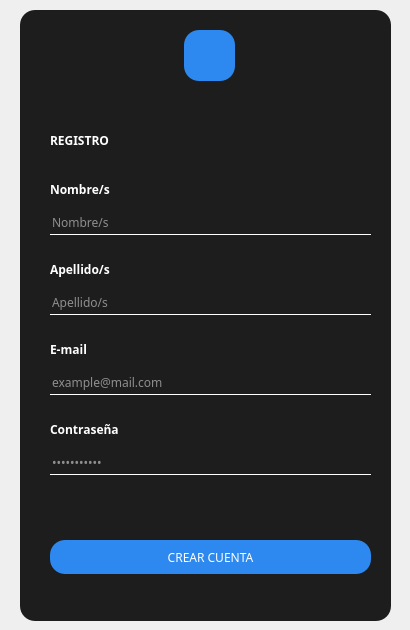
<?xml version="1.0" encoding="UTF-8"?>
<ui version="4.0">
 <class>Register</class>
 <widget class="QMainWindow" name="Register">
  <property name="geometry">
   <rect>
    <x>0</x>
    <y>0</y>
    <width>410</width>
    <height>630</height>
   </rect>
  </property>
  <property name="windowTitle">
   <string>Register</string>
  </property>
  <property name="styleSheet">
   <string notr="true">*{
font-family: century gothic;
}

QWidget{
background-image: url(:/images/images/background_register.png);
}

QFrame#contenedor{
background:#1d1d1d;
border-radius:15px;
}

QToolButton{
background:#2d89ef;
border-radius:15px;
}

QLabel#registro{
color:white;
font-size:24px;
}

QLabel{
font-weight:bold;
color:white;
}

QLineEdit{
background:transparent;
border:none;
border-bottom:1px solid white;
color:white;
}

QPushButton{
background:#2d89ef;
color:white;
border-radius:15px;
}

QPushButton:hover{
background:#2b5797;
color:white;
border-radius:15px;
font-weight: bold;
}
</string>
  </property>
  <widget class="QWidget" name="centralwidget">
   <widget class="QFrame" name="contenedor">
    <property name="geometry">
     <rect>
      <x>20</x>
      <y>10</y>
      <width>371</width>
      <height>611</height>
     </rect>
    </property>
    <property name="frameShape">
     <enum>QFrame::StyledPanel</enum>
    </property>
    <property name="frameShadow">
     <enum>QFrame::Raised</enum>
    </property>
    <widget class="QToolButton" name="toolButton">
     <property name="geometry">
      <rect>
       <x>164</x>
       <y>20</y>
       <width>51</width>
       <height>51</height>
      </rect>
     </property>
     <property name="text">
      <string/>
     </property>
     <property name="icon">
      <iconset>
       <normaloff>images/image.login.png</normaloff>images/image.login.png</iconset>
     </property>
     <property name="iconSize">
      <size>
       <width>30</width>
       <height>30</height>
      </size>
     </property>
    </widget>
    <widget class="QLabel" name="label_5">
     <property name="geometry">
      <rect>
       <x>30</x>
       <y>120</y>
       <width>111</width>
       <height>21</height>
      </rect>
     </property>
     <property name="text">
      <string>REGISTRO</string>
     </property>
    </widget>
    <widget class="QLabel" name="label">
     <property name="geometry">
      <rect>
       <x>30</x>
       <y>170</y>
       <width>151</width>
       <height>19</height>
      </rect>
     </property>
     <property name="text">
      <string>Nombre/s</string>
     </property>
    </widget>
    <widget class="QLineEdit" name="txtNombre">
     <property name="geometry">
      <rect>
       <x>30</x>
       <y>200</y>
       <width>321</width>
       <height>25</height>
      </rect>
     </property>
     <property name="maxLength">
      <number>16</number>
     </property>
     <property name="placeholderText">
      <string>Nombre/s</string>
     </property>
    </widget>
    <widget class="QLabel" name="label_2">
     <property name="geometry">
      <rect>
       <x>30</x>
       <y>250</y>
       <width>151</width>
       <height>19</height>
      </rect>
     </property>
     <property name="text">
      <string>Apellido/s</string>
     </property>
    </widget>
    <widget class="QLineEdit" name="txtApellido">
     <property name="geometry">
      <rect>
       <x>30</x>
       <y>280</y>
       <width>321</width>
       <height>25</height>
      </rect>
     </property>
     <property name="maxLength">
      <number>16</number>
     </property>
     <property name="placeholderText">
      <string>Apellido/s</string>
     </property>
    </widget>
    <widget class="QLabel" name="label_3">
     <property name="geometry">
      <rect>
       <x>30</x>
       <y>330</y>
       <width>151</width>
       <height>19</height>
      </rect>
     </property>
     <property name="text">
      <string>E-mail</string>
     </property>
    </widget>
    <widget class="QLineEdit" name="txtEmail">
     <property name="geometry">
      <rect>
       <x>30</x>
       <y>360</y>
       <width>321</width>
       <height>25</height>
      </rect>
     </property>
     <property name="maxLength">
      <number>25</number>
     </property>
     <property name="placeholderText">
      <string>example@mail.com</string>
     </property>
    </widget>
    <widget class="QLabel" name="label_4">
     <property name="geometry">
      <rect>
       <x>30</x>
       <y>410</y>
       <width>151</width>
       <height>19</height>
      </rect>
     </property>
     <property name="text">
      <string>Contraseña</string>
     </property>
    </widget>
    <widget class="QLineEdit" name="txtContra">
     <property name="geometry">
      <rect>
       <x>30</x>
       <y>440</y>
       <width>321</width>
       <height>25</height>
      </rect>
     </property>
     <property name="text">
      <string/>
     </property>
     <property name="maxLength">
      <number>12</number>
     </property>
     <property name="echoMode">
      <enum>QLineEdit::Password</enum>
     </property>
     <property name="placeholderText">
      <string>•••••••••••</string>
     </property>
    </widget>
    <widget class="QPushButton" name="btnCuenta">
     <property name="geometry">
      <rect>
       <x>30</x>
       <y>530</y>
       <width>321</width>
       <height>34</height>
      </rect>
     </property>
     <property name="text">
      <string>CREAR CUENTA</string>
     </property>
    </widget>
   </widget>
  </widget>
 </widget>
 <resources/>
 <connections/>
</ui>
